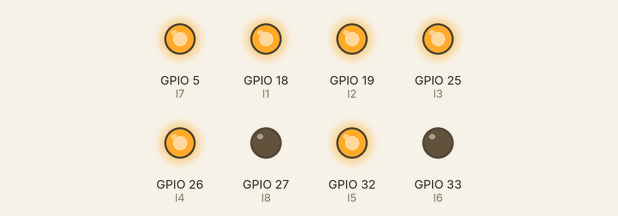
This program was run on a simulated ESP32. Shown: output pins drawn as LEDs (lit = HIGH).

Above: at 0.5 s.
At 1.5 s:
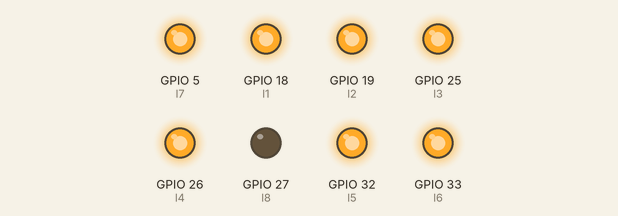
At 3.5 s:
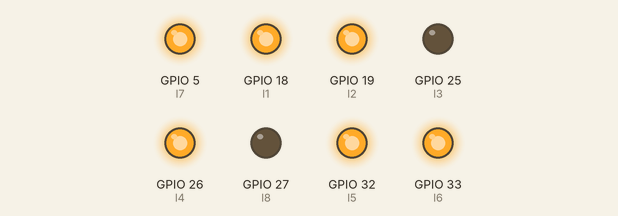
At 6.5 s:
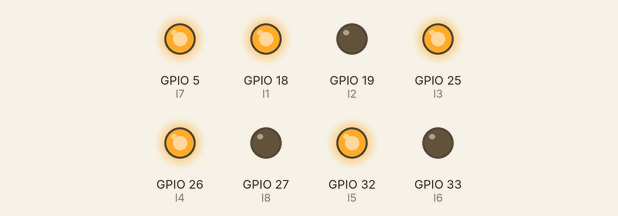
At 9.5 s:
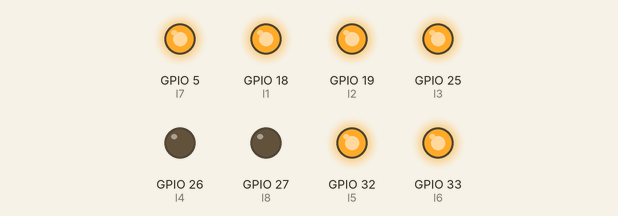
At 13.5 s:
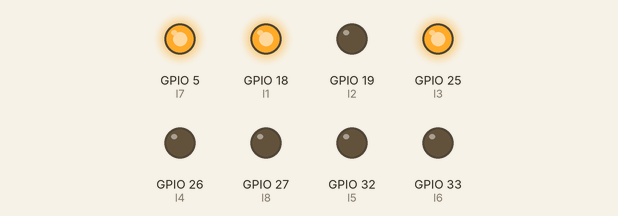
Timing chart, 0 to 14.3 s (numbered marks = the images above):
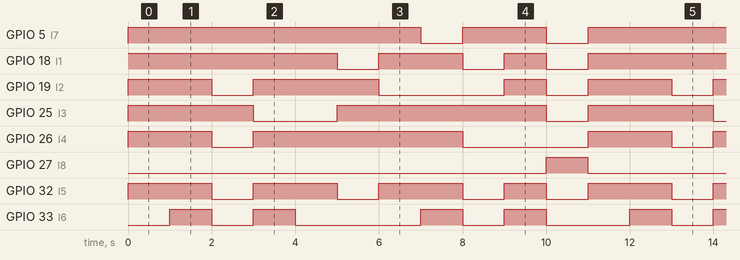

Measured:
- by itself, GPIO 5 (l7): repeats every 11.0 s: LOW 1.0 s, HIGH 2.0 s, LOW 1.0 s, HIGH 7.0 s
- by itself, GPIO 18 (l1): repeats every 11.0 s: LOW 1.0 s, HIGH 2.0 s, LOW 1.0 s, HIGH 1.0 s, LOW 1.0 s, HIGH 5.0 s
- by itself, GPIO 19 (l2): repeats every 11.0 s: LOW 1.0 s, HIGH 3.0 s, LOW 3.0 s, HIGH 1.0 s, LOW 1.0 s, HIGH 2.0 s
- by itself, GPIO 25 (l3): repeats every 11.0 s: LOW 2.0 s, HIGH 5.0 s, LOW 1.0 s, HIGH 3.0 s
- by itself, GPIO 26 (l4): repeats every 11.0 s: LOW 1.0 s, HIGH 5.0 s, LOW 3.0 s, HIGH 2.0 s
- by itself, GPIO 27 (l8): alternates HIGH for 1.0 s and LOW for 10.0 s
- by itself, GPIO 32 (l5): repeats every 11.0 s: 2 × (LOW 1.0 s, HIGH 2.0 s), LOW 1.0 s, HIGH 1.0 s, LOW 1.0 s, HIGH 2.0 s
- by itself, GPIO 33 (l6): repeats every 11.0 s: LOW 1.0 s, HIGH 1.0 s, LOW 3.0 s, HIGH 1.0 s, LOW 1.0 s, HIGH 1.0 s, LOW 2.0 s, HIGH 1.0 s

The program:

main.cpp
```cpp
#include <Arduino.h>
#include <iostream>
#include <list>


//you will need to figure out which pins to connect
//here is my setup


//  pin5 pin6 ground-pin pin7 pin8
//   26   19   --------   18   25


//   ===================
//  ||                 ||
//  ||                 ||
//  ||                 ||
//  ||                 ||
//  ||                 ||
//  ||                 ||
//   ===================
//  ||                 ||
//  ||                 ||
//  ||                 ||
//  ||                 ||
//  ||                 ||    oooooo
//  ||                 ||    oooooo
//   ===================     oooooo

//  pin1 pin2 ground-pin pin3 pin4
//   33   32   --------   5    27


const int l1 = 18;
const int l2 = 19;
const int l3 = 25;
const int l4 = 26;
const int l5 = 32;
const int l6 = 33;
const int l7 = 5;
const int l8 = 27;


    // std::list<std::int> lst = {l1, l2, l3, l4, l5, l6, l7, l8};
      std::list<int> lst = {l1, l2, l3, l4, l5, l6, l7, l8 };

      std::list<int> n9 = {l1, l2, l3, l4, l5,  l7};
      std::list<int> n8 = {l1, l2, l3, l4, l5, l6, l7 };
      std::list<int> n7 = {l1, l3, l7};
      std::list<int> n6 = {l1, l2, l4, l5,l6,  l7};
      std::list<int> n5 = {l1, l2,  l4, l5,  l7};
      std::list<int> n4 = { l2, l3, l4,  l7};
      std::list<int> n3 = {l1,  l3 ,l4 ,l5,  l7};
      std::list<int> n2 = {l1,  l3 ,l4 ,l5,  l6};
      std::list<int> n1 = { l3, l7};
      std::list<int> n0 = {l1, l2, l3, l5, l6, l7 };

      std::list<int> dot = {l8};


void display_number(std::list<int> n_lst){

for (auto& var : n_lst) {
        digitalWrite(var,HIGH);
    }

 delay(1000);

 for (auto& var : lst) {
        digitalWrite(var,LOW);
    }

}

void setup() {

  Serial.begin(115200);
  while (!Serial) { }

  pinMode(l1, OUTPUT);
  pinMode(l2, OUTPUT);
  pinMode(l3, OUTPUT);
  pinMode(l4, OUTPUT);
  pinMode(l5, OUTPUT);
  pinMode(l6, OUTPUT);
  pinMode(l7, OUTPUT);
  pinMode(l8, OUTPUT);


  }

void loop() {

  display_number(n9);
  display_number(n8);
  display_number(n7);
  display_number(n6);
  display_number(n5);
  display_number(n4);
  display_number(n3);
  display_number(n2);
  display_number(n1);
  display_number(n0);
  display_number(dot);


}
```
